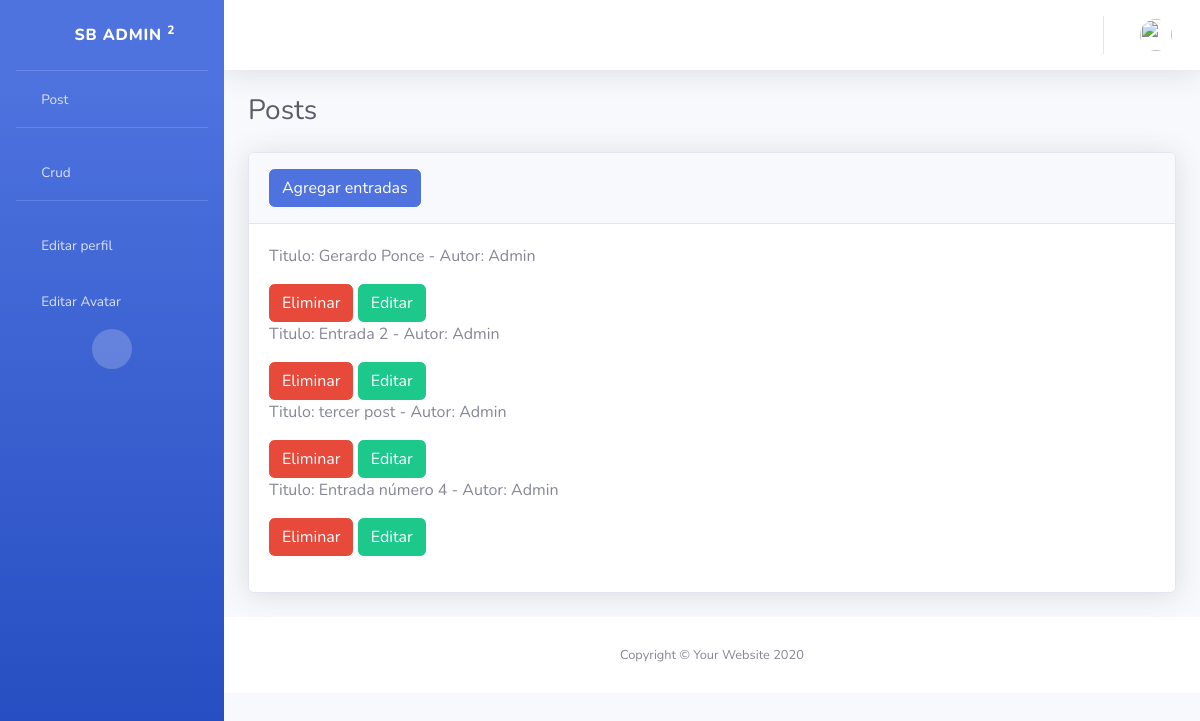
The app's page /leerEntradas, older data.
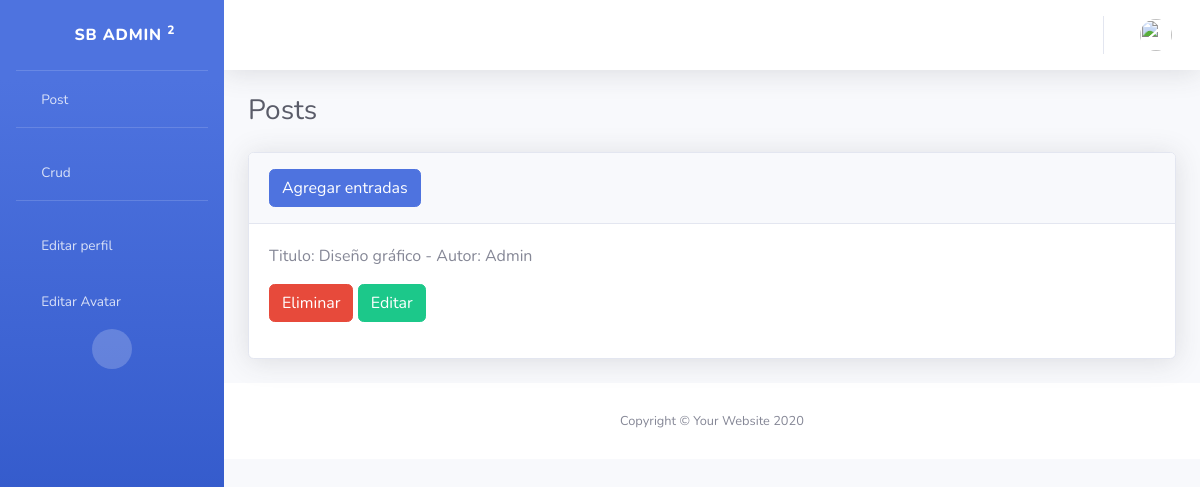
The same page, newer data.
### coder/models.py (models this page shows)
class Post(models.Model):
    titulo = models.CharField(max_length=100)
    subtitulo = models.CharField(max_length=100)
    cuerpo = RichTextField(verbose_name="Contenido")
    autor = models.ForeignKey(User, on_delete=models.CASCADE)
    fecha = models.DateField()
    imagen = models.URLField(default="Pega el link de una imagen")
    slug = models.SlugField(max_length=200, unique=True)
    def __str__(self):
        return f"Titulo: {self.titulo} - Autor: {self.autor}"
    class Meta:
        verbose_name = "Post"  # traduce el nombre de la app
        verbose_name_plural = "posts"  # traduce el nombre de la app

### coder/views.py (the view)
# urls.py: path("leerEntradas", leerEntradas, name="LeerEntradas"),
def leerEntradas(request):
    avatares = Avatar.objects.filter(user=request.user.id)
    url_avatar = None
    if avatares.exists():
        url_avatar = avatares[0].imagen.url
    entradas = Post.objects.all()  # trae todas las entradas
    contexto = {
        "entradas": entradas,
        "url": url_avatar,
    }  # el contexto sirve para imprimir las entradas
    return render(request, "coder/crud.html", contexto)

### coder/templates/coder/crud.html
{%extends 'coder/base2.html'%}
{% block content %}
<h1 class="h3 mb-4 text-gray-800">Posts</h1>
<div class="card shadow mb-4">
    <div class="card-header py-3">
        <a class="btn btn-primary" href="{% url 'fields' %}">Agregar entradas</a>
    </div>
    <div class="card-body">
        <div class="table-responsive">
            <table class="table table-bordered" id="dataTable" width="100%" cellspacing="0">
                {%for p in entradas%}
                <div class="estilizar">
                    <div class="contenido">
                        <p>{{p}}</p>
                    </div>
                    <div class="botones">
                        <a  class="btn btn-danger" href="{% url 'EliminarEntradas' p.titulo %}">Eliminar</a>
                        <a  class="btn btn-success" href="{% url 'EditarEntradas' p.titulo %}">Editar</a>
                    </div>
                </div>
                {%endfor%}
            </table>
        </div>
    </div>
</div>
{% endblock %}

Row changes from the older to the newer data that the page shows:
removed Post: titulo+autor "Titulo: Gerardo Ponce - Autor: Admin"
removed Post: titulo+autor "Titulo: Entrada 2 - Autor: Admin"
removed Post: titulo+autor "Titulo: tercer post - Autor: Admin"
removed Post: titulo+autor "Titulo: Entrada número 4 - Autor: Admin"
added Post: titulo+autor "Titulo: Diseño gráfico - Autor: Admin"
